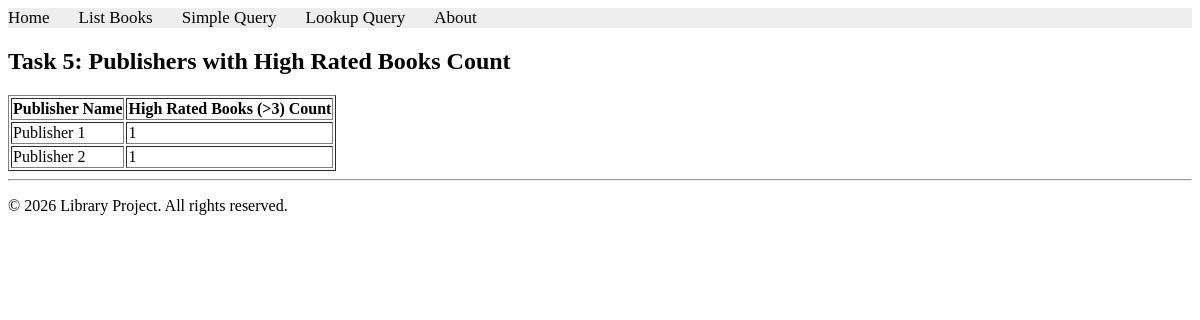
Page /books/lab9/task5 on the committed database.
### apps/bookmodule/models.py (models this page shows)
class Publisher(models.Model):
    name = models.CharField(max_length=200)
    location = models.CharField(max_length=300)

### apps/bookmodule/views.py (the view)
# urls.py: path('lab9/task5', views.lab9_task5, name='books.lab9_task5'),
def lab9_task5(request):
    publishers = Publisher.objects.annotate(
        high_rated_count=Count('book', filter=Q(book__rating__gt=3))
    )
    return render(request, 'bookmodule/lab9_task5.html', {'publishers': publishers})

### apps/templates/bookmodule/lab9_task5.html
{% extends 'layouts/base.html' %}
{% block content %}
<h2>Task 5: Publishers with High Rated Books Count</h2>
<table border="1">
    <tr>
        <th>Publisher Name</th>
        <th>High Rated Books (>3) Count</th>
    </tr>
    {% for publisher in publishers %}
    <tr>
        <td>{{ publisher.name }}</td>
        <td>{{ publisher.high_rated_count }}</td>
    </tr>
    {% endfor %}
</table>
{% endblock %}

### rows in the picture
Publisher: name "Publisher 1", high_rated_count "1"
Publisher: name "Publisher 2", high_rated_count "1"
